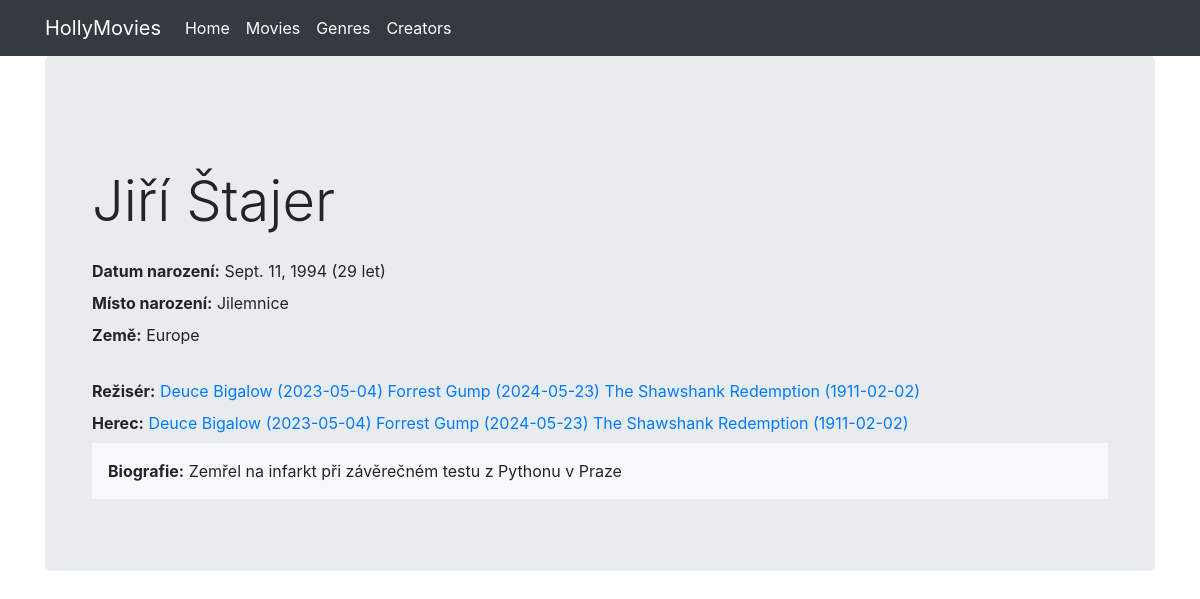
The app's page /creator/1/ with its own data.
### viewer/models.py (models this page shows, shortened)
class People(Model):
    name = CharField(max_length=32)
    surname = CharField(max_length=32)
    date_of_birth = DateField(null=True, blank=True)
    date_of_death = DateField(null=True, blank=True)
    place_of_birth = CharField(max_length=64, null=True, blank=True)
    place_of_death = CharField(max_length=64, null=True, blank=True)
    country = ForeignKey(Country, null=True, on_delete=SET_NULL)
    biography = TextField(null=True, blank=True)
    def calculate_age(self):
        if self.date_of_birth is None:
            return None
        if self.date_of_death:
            end_date = self.date_of_death
        else:
            end_date = date.today()
        age = end_date.year - self.date_of_birth.year - (
                    (end_date.month, end_date.day) < (self.date_of_birth.month, self.date_of_birth.day))
        return age
    class Meta:
        ordering = ['surname', 'name', 'date_of_birth']
        verbose_name_plural = 'People'

class Country(Model):
    name = CharField(max_length=64, null=False, blank=False)
    class Meta:
        ordering = ['name']
        verbose_name_plural = "Countries"
    def __str__(self):
        return f"{self.name}"

class Movie(Model):
    title_orig = CharField(max_length=185, null=False, blank=False)  # https://cs.wikipedia.org/wiki/Lopadotemachoselachogaleokranioleipsanodrimhypotrimmatosilphioparaomelitokatakechymenokichlepikossyphophattoperisteralektryonoptekephalliokigklopeleiolagoiosiraiobaphetraganopterygon
    title_cz = CharField(max_length=185, null=True, blank=False)
    countries = ManyToManyField(Country, blank=True, related_name='movies')
    directors = ManyToManyField("viewer.People", blank=True, related_name='directs')
    actors = ManyToManyField(People, blank=True, related_name='acts')
    genres = ManyToManyField(Genre, blank=True, related_name='movies')
    length = IntegerField(null=True, blank=True)
    rating = IntegerField(null=True, blank=True)
    released = DateField()
    description = TextField(null=True, blank=True)
    created = DateTimeField(auto_now_add=True)
    class Meta:
        ordering = ['title_orig']
    def __str__(self):
        return f"{self.title_orig} ({self.released})"

### viewer/views.py (the view)
# urls.py: path('creator/<pk>/', CreatorTemplateView.as_view(), name='creator'),
class CreatorTemplateView(TemplateView):
    template_name = "creator.html"
    def get_context_data(self, **kwargs):
        context = super().get_context_data(**kwargs)
        pk = self.kwargs['pk']
        context["creator"] = People.objects.get(id=pk)
        return context

### viewer/Templates/creator.html
{% extends "base.html" %}
{% block content %}
<div class="container mt-5">
    <h1 class="display-4">{{ creator.name }} {{ creator.surname }}</h1>
    <div class="movie-details mt-4">
        <div class="date-of-birth mb-2"><strong>Datum narození:</strong> {{ creator.date_of_birth }} ({{creator.calculate_age }} {{"let"}})</div>
        <div class=" mb-2"><strong>Místo narození:</strong> {{ creator.place_of_birth }}</div>
        <div class=" mb-2"><strong>Země:</strong> {{ creator.country }}</div>
        <br/>
        <div class="mb-2"><strong>Režisér:</strong>
        {% for movie in creator.directs.all %}
           <a href="{%url 'movie' movie.id %} "> {{ movie }} </a>
            {% endfor %}
        </div>
        <div class="mb-2"><strong>Herec:</strong>
        {% for movie in creator.acts.all %}
            <a href="{%url 'movie' movie.id %} "> {{ movie }} </a>
            {% endfor %}
        </div>
        <div class=" p-3 mb-2 bg-light"><strong>Biografie:</strong> {{ creator.biography }}</div>
    </div>
</div>
{% endblock %}

### records on screen
People: name "Jiří", surname "Štajer", date_of_birth "Sept. 11, 1994", calculate_age "29", place_of_birth "Jilemnice", country "Europe", biography "Zemřel na infarkt při závěrečném testu z Pythonu v Praze"
Movie: title_orig+released "Deuce Bigalow (2023-05-04)"
Movie: title_orig+released "Forrest Gump (2024-05-23)"
Movie: title_orig+released "The Shawshank Redemption (1911-02-02)"

### other values on screen
{{ "let" }} "let"
